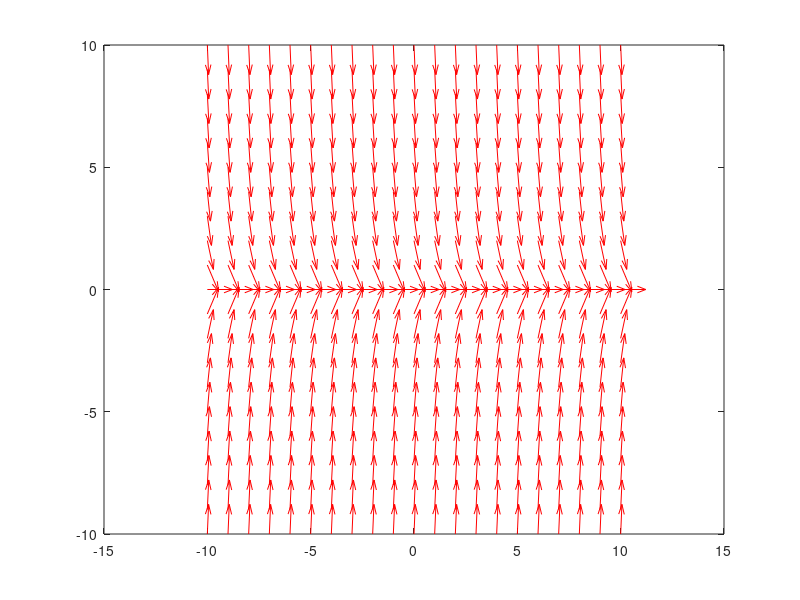

Write the MATLAB code that produced this figure. (Note: this script raises an error after producing the figure.)


clc
clear
close all

xs= -10:1:10;
ys=xs;

z = 1;
theta = pi/2;


for i =1:length(xs)
    for  j=1:length(ys)
    
        A= -1 /(2*(cos(theta)^2*xs(i)^2+2*cos(theta)*sin(theta)*xs(i)*ys(j)+sin(theta)^2*ys(j)^2+z^2));
        A = -1;
        B = [ 2*xs(i)*cos(theta)^2+2*cos(theta)*sin(theta)*ys(j);
              2*ys(j)*sin(theta)^2+2*cos(theta)*sin(theta)*xs(i)
              2*z];
          
          
       Vconv = A*B;
       
       Vcirc = [sin(theta);-cos(theta);0];
       
       V =  Vconv+Vcirc;
       V = V/sqrt(V(1)^2+V(2)^2);
       
       X(i,j) = xs(i);
       Y(i,j) = ys(j);
       Us(i,j) = V(1);
       Vs(i,j) = V(2);
            
end
end

quiver(X,Y,Us,Vs,'r');
hold on


vf = vectorField();
vf = vectorField();

vf.xspace = xs;
vf.yspace = ys;



%Goal Path
vf = vf.navf('line');
vf.avf{1}.angle = pi/2;
vf.avf{1}.normComponents = false;

vf.pltff()
